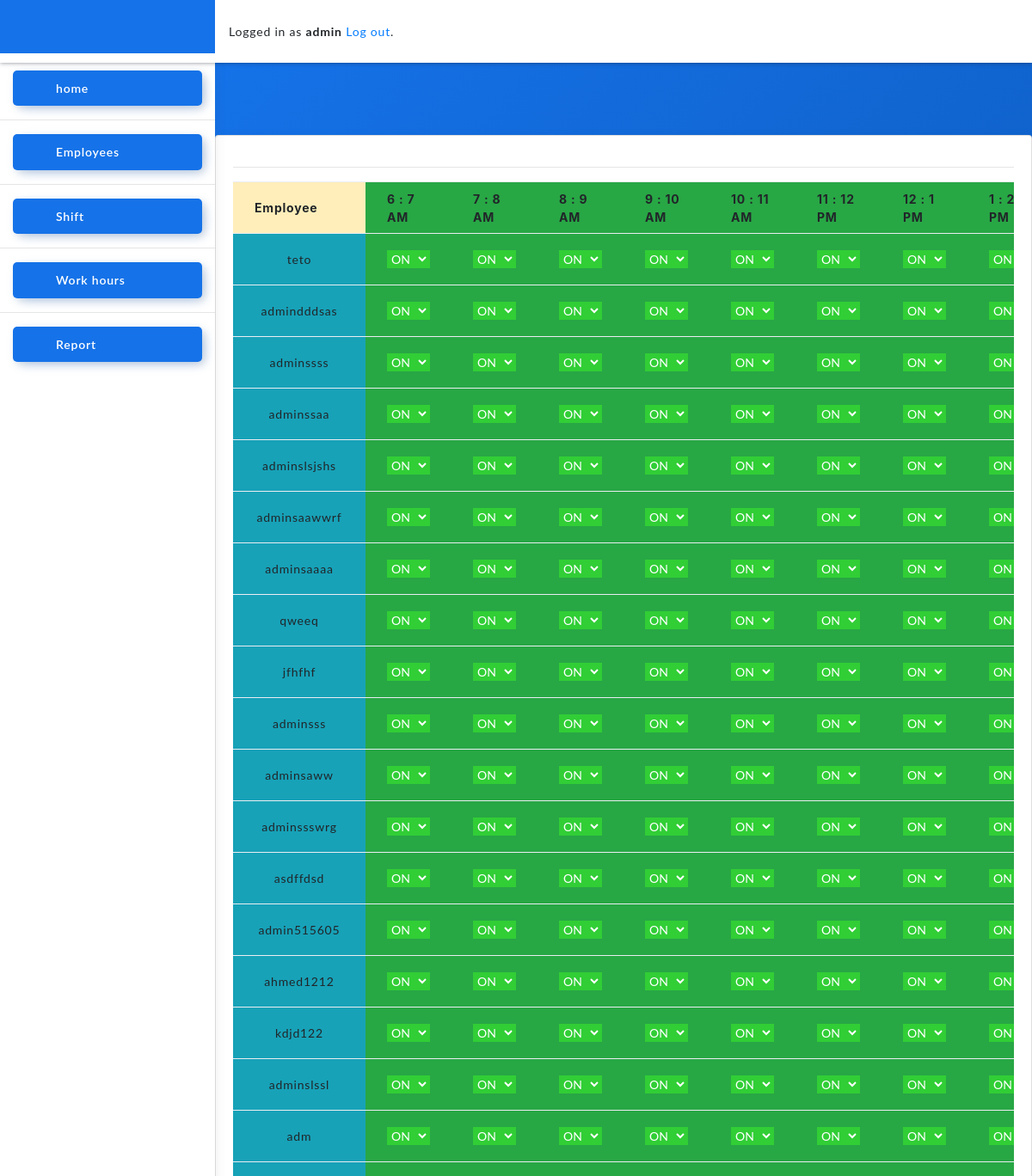
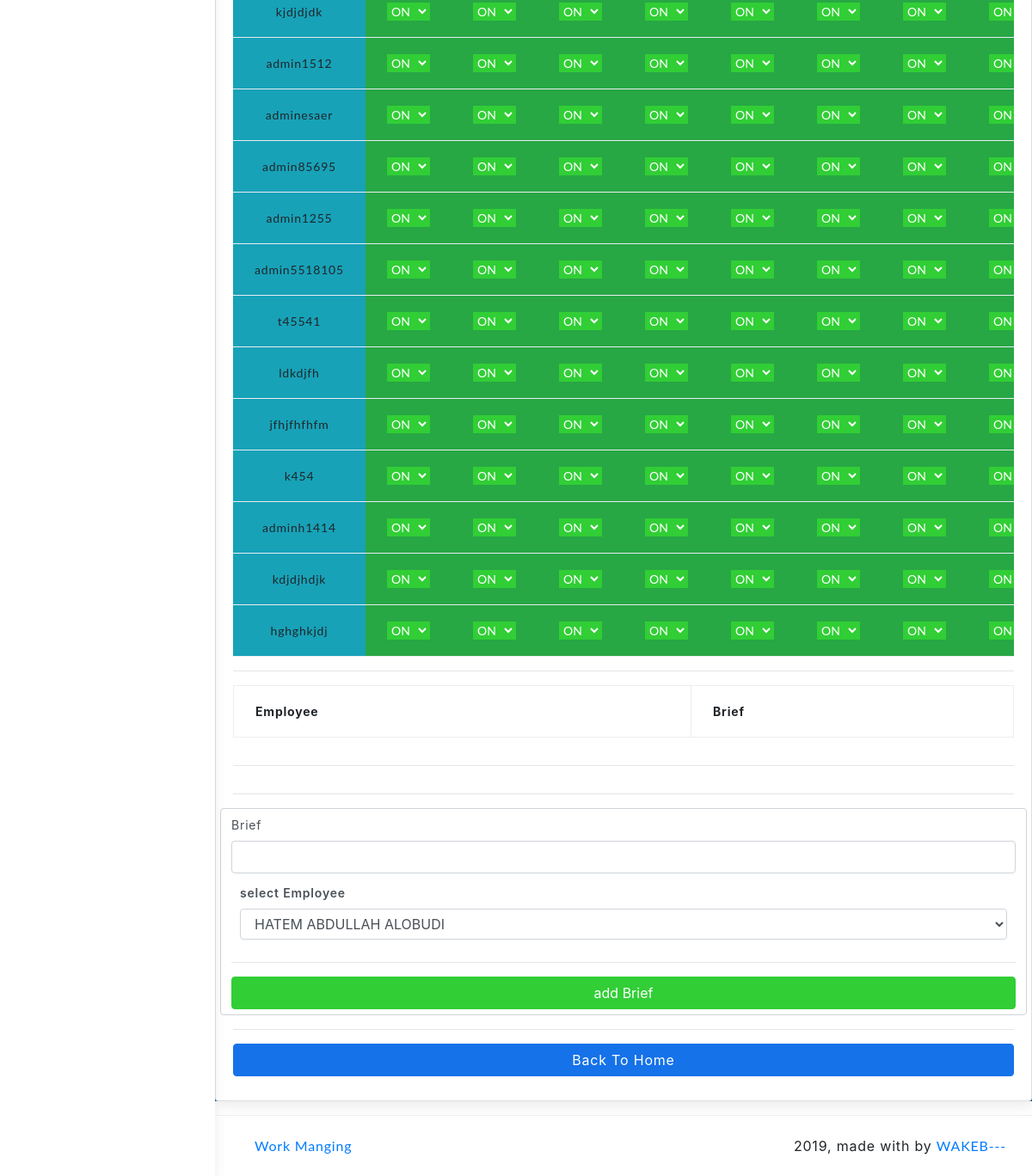
Page /manager/work_hour_update/950 (signed in) on the committed database (2 pictures, top to bottom).
### administration/models.py (models this page shows)
class User(AbstractUser):
    is_manager = models.BooleanField(default=False)
    is_empolyee = models.BooleanField(default=False)

class EmployeeStatus(models.Model):
    type_tuple = (
        (1, 'M'),
        (2, 'A'),
        (3, 'N'),
        (4, 'On Call'),
        (5, 'Sleap'),
        (6, 'OFF Day'),
    )
    day=models.DateField()
    type=models.IntegerField(
        choices=type_tuple,
        default=6
    )
    employee=models.ForeignKey(Employee,on_delete=models.CASCADE,related_name='cases')
    called=models.BooleanField(default=False)

class Employee(models.Model):
    user=models.OneToOneField(User,on_delete=models.CASCADE)
    level_tuple=(
        (1,'ِACC'),
        (2,'APP'),
        (3,'ACC supervisor'),
        (4,'APP supervisor'),
        (5,'Tower supervisor'),
    )
    level=models.IntegerField(
        default=1,
        choices=level_tuple
    )
    age=models.PositiveSmallIntegerField( default=20)
    fullName = models.CharField(max_length=150)
    phoneNumber = models.CharField(max_length=100)
    group=models.ForeignKey(Group,on_delete=models.CASCADE,related_name='employees',null=True )
    morring=models.IntegerField(default=0)
    afternoon=models.IntegerField(default=0)
    evening=models.IntegerField(default=0)
    def __str__(self):
        return self.user.username

### administration/views/Manager.py (the view)
# urls.py: path('work_hour_update/<int:pk>', Manager.work_hour_update, name='work_hour_update'),
@login_required
@manager_required
def work_hour_update(request,pk):
    group_shift = GroupStatus.objects.get(pk=pk)
    Shift_hours = EmployeeStatus.objects.filter(day=group_shift.day, type=group_shift.type)
    shift = group_shift.type
    data=[]
    for ele in Shift_hours:
        if workHours.objects.filter(status=ele).count() == 0:
            work_object = workHours.objects.create(status=ele)
        else:
            work_object = workHours.objects.get(status=ele)
        data.append({
            'shift': ele,
            'workhour': work_object
        })
    briefs=Brief.objects.filter(shift=pk)
    return render(request, 'work/manager/shiftworks.html', {
        'type': shift,
        'data': data,
        'group_shift': group_shift,
        'briefs':briefs
    })

### administration/templates/work/manager/shiftworks.html (shortened to what this page needs)
{% extends 'base.html' %}
{% block content %}
<hr>
<div class="table-responsive">
<table class="table  text.center ">
    <tr class=" from-control bg-success">
            <th class="table-warning">Employee</th>
            {% if type == 1 %}
            <th> 6 : 7 AM</th>
            <th> 7 : 8 AM</th>
            <th> 8 : 9 AM</th>
            <th> 9 : 10 AM</th>
            <th> 10 : 11 AM</th>
            <th> 11 : 12 PM</th>
            <th> 12 : 1 PM</th>
            <th> 1 : 2 PM</th>
            {% endif %}
        </tr>
        {% for ele in data %}
            <tr class="text-center form from-control  ">
                <td class="bg-info">{{ele.shift.employee}}</td>
                {% if ele.workhour.one == True %}
                <td class="bg-success" >
                    <select class=" btn-success">
                 {% else %}
                <td class="bg-danger" >
                    <select class=" btn-danger">
                 {% endif %}
                        <option value="1-1-{{ele.workhour.pk}}" {% if ele.workhour.one == True %}selected{% endif%}>ON</option>
                    </select>
                </td>
                {% if ele.workhour.two == True %}
                <td class="bg-success" >
                    <select class=" btn-success">
                 {% else %}
                <td class="bg-danger" >
                    <select class=" btn-danger">
                 {% endif %}
                        <option value="2-1-{{ele.workhour.pk}}" {% if ele.workhour.two == True %}selected{% endif%}>ON</option>
                    </select>
                </td>
                {% if ele.workhour.three == True %}
                <td class="bg-success" >
                    <select class=" btn-success">
                 {% else %}
                <td class="bg-danger" >
                    <select class=" btn-danger">
                 {% endif %}
                        <option value="3-1-{{ele.workhour.pk}}" {% if ele.workhour.three == True %}selected{% endif%}>ON</option>
                    </select>
                </td>
                {% if ele.workhour.four == True %}
                <td class="bg-success" >
                    <select class=" btn-success">
                 {% else %}
                <td class="bg-danger" >
                    <select class=" btn-danger">
                 {% endif %}
                        <option value="4-1-{{ele.workhour.pk}}" {% if ele.workhour.four == True %}selected{% endif%}>ON</option>
                    </select>
                </td>
                {% if ele.workhour.five == True %}
                <td class="bg-success" >
                    <select class=" btn-success">
                 {% else %}
                <td class="bg-danger" >
                    <select class=" btn-danger">
                 {% endif %}
                        <option value="5-1-{{ele.workhour.pk}}" {% if ele.workhour.five == True %}selected{% endif%}>ON</option>
                    </select>
                </td>
                {% if ele.workhour.six == True %}
                <td class="bg-success" >
                    <select class=" btn-success">
                 {% else %}
                <td class="bg-danger" >
                    <select class=" btn-danger">
                 {% endif %}
                        <option value="6-1-{{ele.workhour.pk}}" {% if ele.workhour.six == True %}selected{% endif%}>ON</option>
                    </select>
                </td>
                {% if ele.workhour.seven == True %}
                <td class="bg-success" >
                    <select class=" btn-success">
                 {% else %}
                <td class="bg-danger" >
                    <select class=" btn-danger">
                 {% endif %}
                        <option value="7-1-{{ele.workhour.pk}}" {% if ele.workhour.seven == True %}selected{% endif%}>ON</option>
                    </select>
                </td>
                {% if ele.workhour.eight == True %}
                <td class="bg-success" >
                    <select class=" btn-success">
                 {% else %}
                <td class="bg-danger" >
                    <select class=" btn-danger">
                 {% endif %}
                        <option value="8-1-{{ele.workhour.pk}}" {% if ele.workhour.eight == True %}selected{% endif%}>ON</option>
                    </select>
                </td>
            </tr>
        {% endfor %}
</table>
    <hr>
        {% if briefs|length >= 0 %}
                    <div class="table-responsive">
                        <table class="table table-hover table-bordered">
                            <tr>
                                <th>Employee</th>
                                <th>Brief</th>
                            </tr>
                        </table>
                    </div>
        {% else %}
            <h2 class="h1 text-center">this shift doesn't have any briefs yet </h2>
        {% endif %}
    <hr>
</div>
    <hr>
    <div class="row">
         <form class="form-control" method="post" action="{% url 'manager:addbrief' %}">
             <div>
                 <label for="input2"> Brief </label>
                 <input required class="form-control" type="text" name="Breif" id="input2">
             </div>
             <div class="form-group">
                <label for="exampleFormControlSelect1"> select Employee</label>
                <select class="form-control" id="exampleFormControlSelect1" name="employee">
                    {% for ele in data %}
                  <option value="{{ele.shift.employee.pk}}" >{{ele.shift.employee.fullName}}</option>
                    {% endfor %}
                </select>
              </div>
             <hr>
             <input class="form-control btn btn-success" type="submit" value="add Brief">
         </form>
        </div>
     <hr>
<a class="btn btn-primary text-center form-control h3" href="{%url 'manager:home' %}" xmlns="http://www.w3.org/1999/html"> Back To Home</a>
{% endblock %}

### templates/base.html (shortened to what this page needs)
{% load static %}
<!DOCTYPE html>
<html lang="en">
  <head>
    <link rel="stylesheet" href="{% static 'assets/css/atlantis.min.css' %}" />
    <link
      rel="stylesheet"
      href="https://maxcdn.bootstrapcdn.com/bootstrap/4.0.0/css/bootstrap.min.css"
    />
    <link
      rel="stylesheet"
      type="text/css"
      href="{% static 'vendor/fontello-2f186091/css/fontello.css' %}"
    />
  </head>
  <body>
    <div class="wrapper">
      <div class="main-header">
        {% if user.is_authenticated %}
        <div class="logo-header" data-background-color="blue">
          <div class="nav-toggle">
            <button class="btn btn-toggle toggle-sidebar">
            </button>
          </div>
        </div>
        {% endif %}
        <nav class="navbar navbar-header navbar-expand-lg text-right">
          <div class=" text-right right">
            {% if user.is_authenticated %}
            <p class="pt-3">
              Logged in as <strong>{{ user.username }}</strong>
              <a href="{% url 'logout' %}">Log out</a>.
            </p>
            {% else %}
            <a href="{% url 'login' %}" class="btn btn-light" role="button"
              >Log in</a
            >
            {% endif %}
          </div>
        </nav>
      </div>
      {% if user.is_authenticated %} {% if user.is_manager %}
      <div class="sidebar sidebar-style-2">
        <div class="sidebar-wrapper scrollbar scrollbar-inner">
          <div class="sidebar-content">
            <ul class="nav nav-primary">
              <li class="nav-item active">
                <a href="{% url 'home' %}">
                  <p>home</p>
                </a>
              </li>
              <hr />
              <li class="nav-item active">
                <a href="{% url 'signup' %}">
                  <p>Employees</p>
                </a>
              </li>
              <hr />
              <li class="nav-item active">
                <a href="{% url 'manager:home_to' 1  %}">
                  <p>Shift</p>
                </a>
              </li>
              <hr />
              <li class="nav-item active">
                <a href="{% url 'manager:home_to' 2  %}">
                  <p>Work hours</p>
                </a>
              </li>
              <hr />
              <li class="nav-item active">
                <a href="{% url 'manager:reports' %}">
                  <p>Report</p>
                </a>
              </li>
            </ul>
          </div>
        </div>
      </div>
      {% endif %} {% endif %}
      <div class="main-panel">
        <div class="container">
          <div class="panel-header bg-primary-gradient">
            <div class="page-inner py-5">
            </div>
            <div class="card mb-3">
              <div class="card-body">
                 {% block content %} {% endblock %}
              </div>
            </div>
          </div>
        </div>
        <footer class="footer">
          <div class="container-fluid">
            <nav class="pull-left">
              <ul class="nav">
                <li class="nav-item">
                  <a class="nav-link" href="#">
                    Work Manging
                  </a>
                </li>
              </ul>
            </nav>
            <div class="copyright ml-auto">
              2019, made with  by
              <a href="#">WAKEB---</a>
            </div>
          </div>
        </footer>
      </div>
    </div>
  </body>
</html>

### rows in the picture
User: username "admin"
EmployeeStatus: shift.employee "teto"
EmployeeStatus: shift.employee "admindddsas"
EmployeeStatus: shift.employee "adminssss"
EmployeeStatus: shift.employee "adminssaa"
EmployeeStatus: shift.employee "adminslsjshs"
EmployeeStatus: shift.employee "adminsaawwrf"
EmployeeStatus: shift.employee "adminsaaaa"
EmployeeStatus: shift.employee "qweeq"
EmployeeStatus: shift.employee "jfhfhf"
EmployeeStatus: shift.employee "adminsss"
EmployeeStatus: shift.employee "adminsaww"
EmployeeStatus: shift.employee "adminssswrg"
EmployeeStatus: shift.employee "asdffdsd"
EmployeeStatus: shift.employee "admin515605"
EmployeeStatus: shift.employee "ahmed1212"
EmployeeStatus: shift.employee "kdjd122"
EmployeeStatus: shift.employee "adminslssl"
EmployeeStatus: shift.employee "adm"
EmployeeStatus: shift.employee "kjdjdjdk"
EmployeeStatus: shift.employee "admin1512"
EmployeeStatus: shift.employee "adminesaer"
EmployeeStatus: shift.employee "admin85695"
EmployeeStatus: shift.employee "admin1255"
EmployeeStatus: shift.employee "admin5518105"
EmployeeStatus: shift.employee "t45541"
EmployeeStatus: shift.employee "ldkdjfh"
EmployeeStatus: shift.employee "jfhjfhfhfm"
EmployeeStatus: shift.employee "k454"
EmployeeStatus: shift.employee "adminh1414"
EmployeeStatus: shift.employee "kdjdjhdjk"
EmployeeStatus: shift.employee "hghghkjdj"

### other values in the picture
form field employee "HATEM ABDULLAH ALOBUDI"
